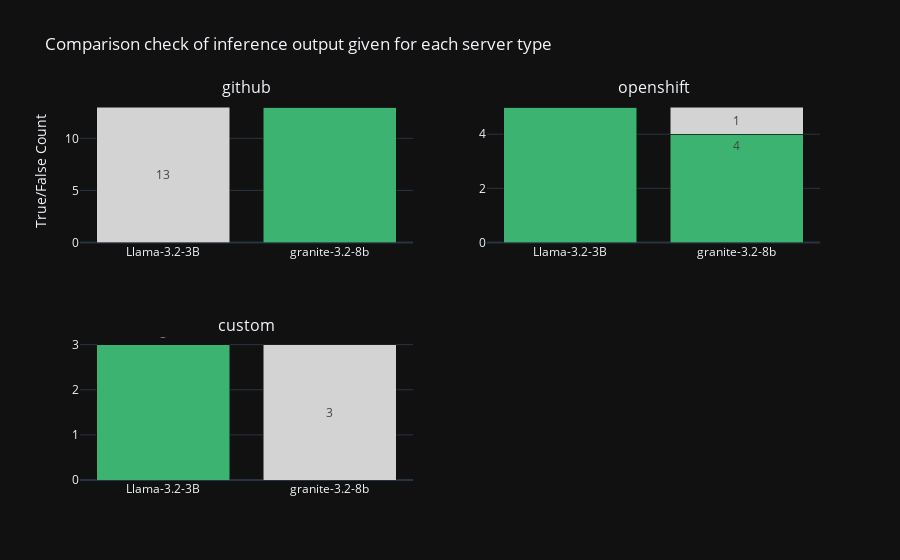

The cell this chart's notebook holds for it:
### Markdown cell above
### Bar chart showing a breakdown of both Llama-3.2-3b and granite-3.2-8b models inference output given for all the server models

### Code cell
from plotly.subplots import make_subplots
# Make subplots for each server type
subplots = df['server_type'].unique().tolist()
rows, cols = get_subplot_grid(len(subplots))
fig = make_subplots(rows=rows, cols=cols, subplot_titles=subplots)  

# Loop through each subplot and assign correct (row, col)
for idx, subplot in enumerate(subplots):
    row = (idx // cols) + 1
    col = (idx % cols) + 1
    # Filter the DataFrame for the current server type
    filtered_df = df[df['server_type'] == subplot]
    #plot for each server type
    fig = add_subplot(
        fig,
        filtered_df,
        row=row,
        col=col,
        column_name='inference_not_empty',
        title=f'Comparison check of inference output given for each server type'
    )

fig.show()

### Figure 1 — Plotly figure (JSON) as saved in the notebook; plotly's stock layout.template omitted (floating-point values rounded to 4 significant figures)
{"data": [{"marker": {"color": "mediumseagreen"}, "name": "True", "text": ["0", "13"], "textposition": "outside", "type": "bar", "x": ["Llama-3.2-3B", "granite-3.2-8b"], "xaxis": "x", "y": [0, 13], "yaxis": "y"}, {"insidetextanchor": "middle", "marker": {"color": "lightgray"}, "name": "False", "text": ["13", "0"], "textposition": "inside", "type": "bar", "x": ["Llama-3.2-3B", "granite-3.2-8b"], "xaxis": "x", "y": [13, 0], "yaxis": "y"}, {"marker": {"color": "mediumseagreen"}, "name": "True", "text": ["5", "4"], "textposition": "outside", "type": "bar", "x": ["Llama-3.2-3B", "granite-3.2-8b"], "xaxis": "x2", "y": [5, 4], "yaxis": "y2"}, {"insidetextanchor": "middle", "marker": {"color": "lightgray"}, "name": "False", "text": ["0", "1"], "textposition": "inside", "type": "bar", "x": ["Llama-3.2-3B", "granite-3.2-8b"], "xaxis": "x2", "y": [0, 1], "yaxis": "y2"}, {"marker": {"color": "mediumseagreen"}, "name": "True", "text": ["3", "0"], "textposition": "outside", "type": "bar", "x": ["Llama-3.2-3B", "granite-3.2-8b"], "xaxis": "x3", "y": [3, 0], "yaxis": "y3"}, {"insidetextanchor": "middle", "marker": {"color": "lightgray"}, "name": "False", "text": ["0", "3"], "textposition": "inside", "type": "bar", "x": ["Llama-3.2-3B", "granite-3.2-8b"], "xaxis": "x3", "y": [0, 3], "yaxis": "y3"}], "layout": {"annotations": [{"font": {"size": 16}, "showarrow": false, "text": "github", "x": 0.225, "xanchor": "center", "xref": "paper", "y": 1, "yanchor": "bottom", "yref": "paper"}, {"font": {"size": 16}, "showarrow": false, "text": "openshift", "x": 0.775, "xanchor": "center", "xref": "paper", "y": 1, "yanchor": "bottom", "yref": "paper"}, {"font": {"size": 16}, "showarrow": false, "text": "custom", "x": 0.225, "xanchor": "center", "xref": "paper", "y": 0.375, "yanchor": "bottom", "yref": "paper"}], "barmode": "stack", "showlegend": false, "title": {"text": "Comparison check of inference output given for each server type"}, "xaxis": {"anchor": "y", "domain": [0, 0.45]}, "xaxis2": {"anchor": "y2", "domain": [0.55, 1]}, "xaxis3": {"anchor": "y3", "domain": [0, 0.45]}, "xaxis4": {"anchor": "y4", "domain": [0.55, 1]}, "yaxis": {"anchor": "x", "domain": [0.625, 1], "title": {"text": "True/False Count"}}, "yaxis2": {"anchor": "x2", "domain": [0.625, 1]}, "yaxis3": {"anchor": "x3", "domain": [0, 0.375]}, "yaxis4": {"anchor": "x4", "domain": [0, 0.375]}}}
